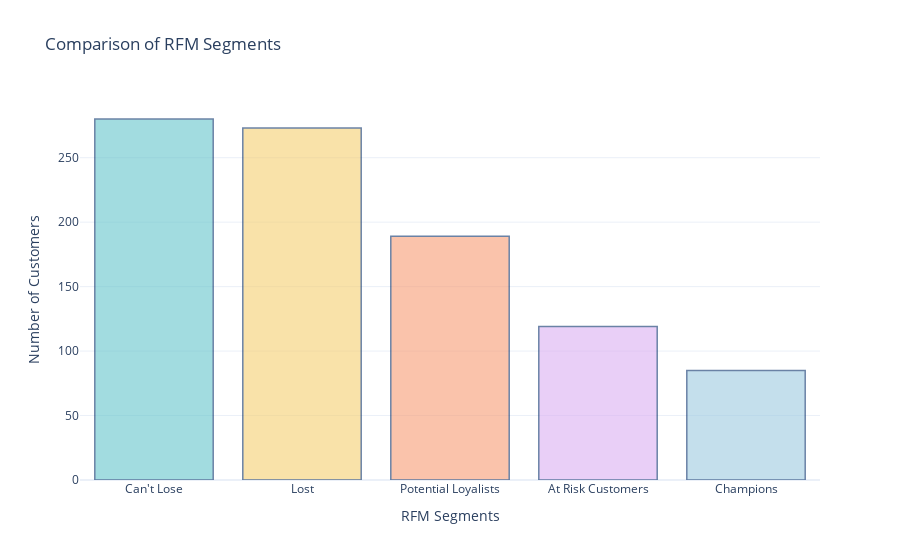

Write notebook code for a chart like this one.
### Code cell
import plotly.colors

pastel_colors = plotly.colors.qualitative.Pastel

segment_counts = data['RFM Customer Segments'].value_counts()

# Create a bar chart to compare segment counts
fig = go.Figure(data=[go.Bar(x=segment_counts.index, y=segment_counts.values,
                            marker=dict(color=pastel_colors))])

# Set the color of the Champions segment as a different color
champions_color = 'rgb(158, 202, 225)'
fig.update_traces(marker_color=[champions_color if segment == 'Champions' else pastel_colors[i]
                                for i, segment in enumerate(segment_counts.index)],
                  marker_line_color='rgb(8, 48, 107)',
                  marker_line_width=1.5, opacity=0.6)

# Update the layout
fig.update_layout(title='Comparison of RFM Segments',
                  xaxis_title='RFM Segments',
                  yaxis_title='Number of Customers',
                  showlegend=False)

fig.show()

### Figure 1 — Plotly figure (JSON) as saved in the notebook; plotly's stock layout.template omitted (floating-point values rounded to 4 significant figures)
{"data": [{"marker": {"color": ["rgb(102, 197, 204)", "rgb(246, 207, 113)", "rgb(248, 156, 116)", "rgb(220, 176, 242)", "rgb(158, 202, 225)"], "line": {"color": "rgb(8, 48, 107)", "width": 1.5}}, "opacity": 0.6, "type": "bar", "x": ["Can't Lose", "Lost", "Potential Loyalists", "At Risk Customers", "Champions"], "y": [280, 273, 189, 119, 85]}], "layout": {"showlegend": false, "title": {"text": "Comparison of RFM Segments"}, "xaxis": {"title": {"text": "RFM Segments"}}, "yaxis": {"title": {"text": "Number of Customers"}}}}
